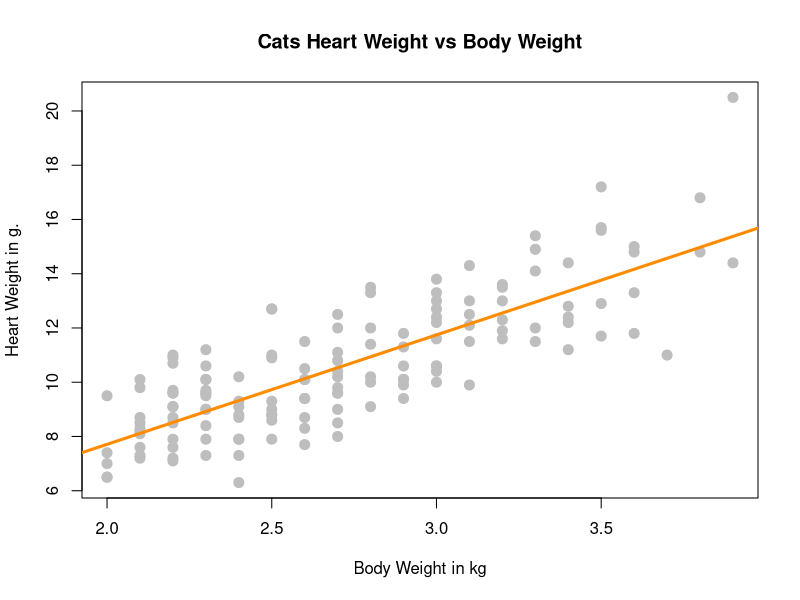
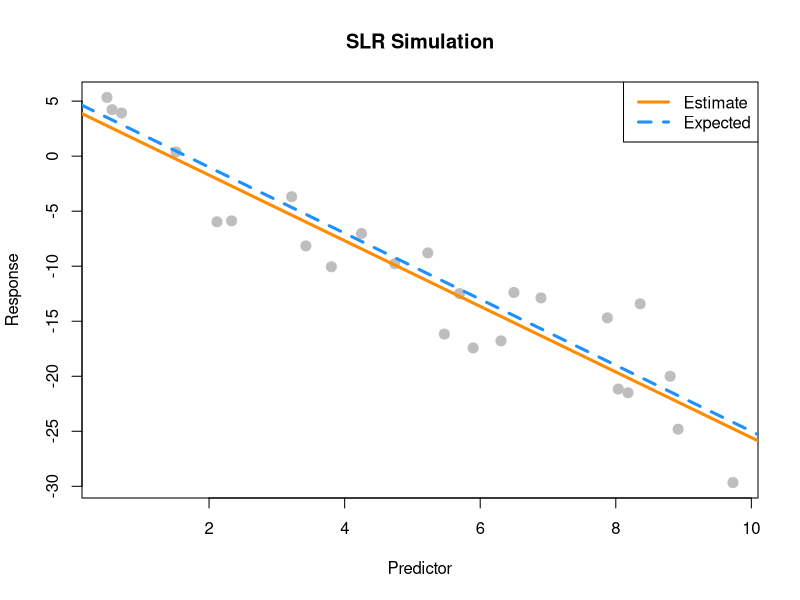
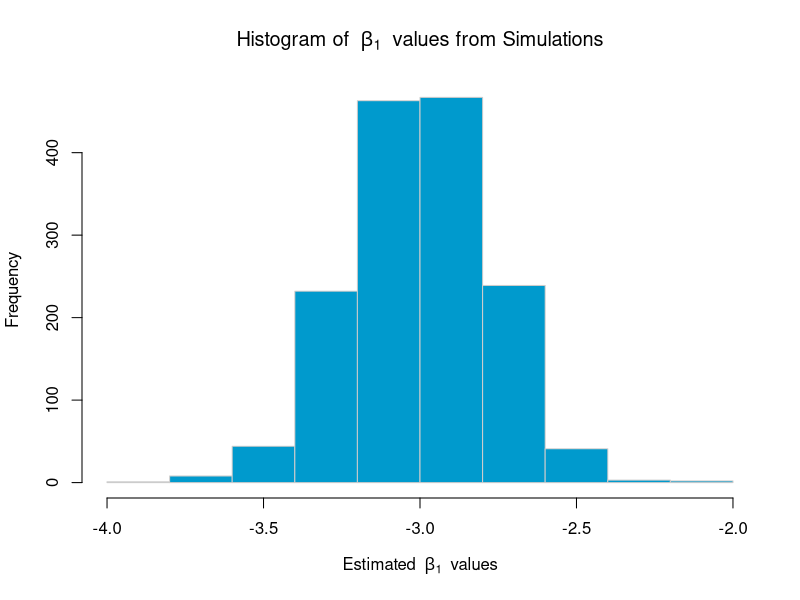
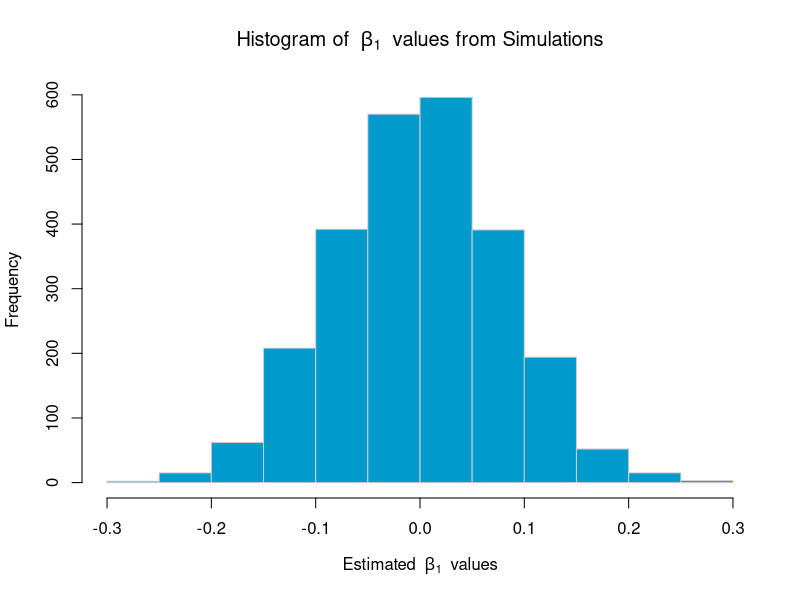
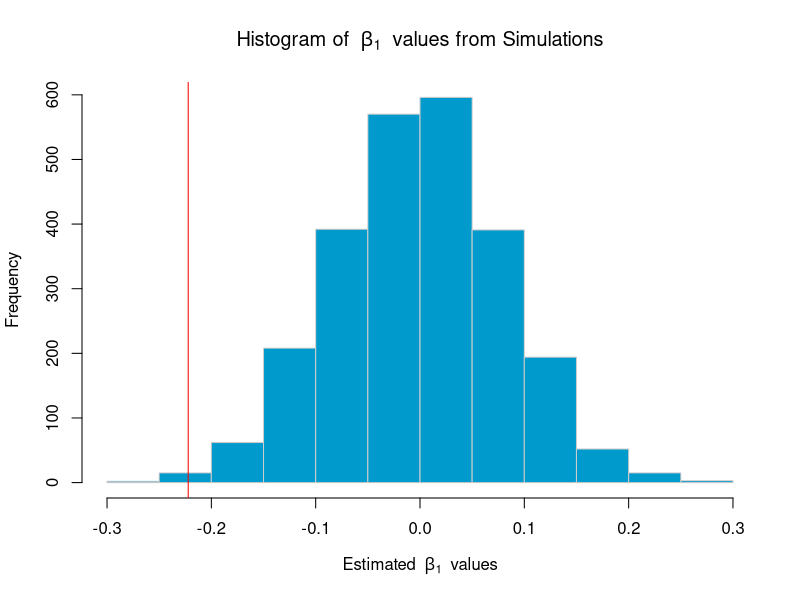

Write R code to recreate these figures, in order.
## ---- chunk 1
cats <- MASS::cats
cat_model <- lm(Hwt ~ Bwt, data = cats)
summary(cat_model)
## ---- chunk 2
cat_model$coefficients
## ---- chunk 3
(y_hat_31 <- predict(cat_model, newdata = data.frame(Bwt = 3.1)))
## ---- chunk 4
3.1 %in% cats$Bwt
## ---- chunk 5
(max_y_in_data <- max(cats[cats$Bwt == 3.1, ]$Hwt))
(min_y_in_data <- min(cats[cats$Bwt == 3.1, ]$Hwt))

(res_on_max <- max_y_in_data - y_hat_31)
(res_on_min <- min_y_in_data - y_hat_31)
## ---- chunk 6
(coeff_deter <- summary(cat_model)$r.squared)
## ---- chunk 7
(y_hat_15 <- predict(cat_model, newdata = data.frame(Bwt = 1.5)))
## ---- chunk 8
1.5 <= max(cats$Bwt) & 1.5 >= min(cats$Bwt)
## ---- chunk 9
plot(Hwt ~ Bwt, data = cats,
     xlab = "Body Weight in kg",
     ylab = "Heart Weight in g.",
     main = "Cats Heart Weight vs Body Weight",
     pch = 20,
     cex = 2,
     col = "grey"
     )
abline(cat_model, lwd = 3, col = "darkorange")
## ---- chunk 10
summary(cat_model)$r.squared
## ---- chunk 11
get_sd_est <- function(fitted_vals, actual_vals, mle = FALSE) {
  n <- length(actual_vals)
  e_2 <- sum((actual_vals - fitted_vals) ^ 2)
  ifelse(mle, sqrt(e_2 / n), sqrt(e_2 / (n-2)))
}

## ---- chunk 12
y_hat <- cat_model$fitted.values
y <- cats$Hwt
(s_e <- get_sd_est(fitted_vals = y_hat, actual_vals = y))
## ---- chunk 13
(s_d <- get_sd_est(fitted_vals = y_hat, actual_vals = y, mle = TRUE))
## ---- chunk 14
all.equal(summary(cat_model)$sigma, s_e)
all.equal(summary(cat_model)$sigma, s_d)
## ---- chunk 15
birthday = 19820426
set.seed(birthday)
## ---- chunk 16
x = runif(n = 25, 0, 10)
## ---- chunk 17
sim_slr <- function(x, beta_0 = 10, beta_1 = 5, sigma = 1) {
  n <- length(x)
  epsilon <- rnorm(n = n, mean = 0, sd = sigma)
  y <- beta_0 + beta_1 * x + epsilon
  data.frame(predictor = x, response = y)
}
## ---- chunk 18
beta_0 <- 5
beta_1 <- -3
n <- 25
sigma <- sqrt(10.24)
sim_data <- sim_slr(x = x, beta_0 = beta_0, beta_1 = beta_1, sigma = sigma)
## ---- chunk 19
sim_model <- lm(response ~ predictor, data = sim_data)
(beta_0_hat <- sim_model$coefficients[1])
(beta_1_hat <- sim_model$coefficients[2])
## ---- chunk 20
plot_simulation <- function (sim_data, sim_model, beta_0 = 5, beta_1 = -3) {
  plot(response ~ predictor, data = sim_data,
       xlab = "Predictor",
       ylab = "Response",
       main = "SLR Simulation",
       pch = 20,
       cex = 2,
       col = "grey",
       ylim = c(min(response), max(response))
       )
  abline(sim_model, lwd = 3, col = "darkorange")
  abline(beta_0, beta_1, lwd = 3, lty = 2, col = "dodgerblue")
  
  legend("topright", c("Estimate", "Expected"), 
         lty = c(1, 2),
         lwd = 3,
         col = c("darkorange", "dodgerblue"))
}

plot_simulation(sim_data, sim_model)
## ---- chunk 21
loop_simulation <- function (x_vals, num_simulations = 1500, beta_0 = 5, beta_1 = -3, sigma = sqrt(10.24)) {
  beta_hat_1 <- rep(0, num_simulations)
  beta_hat_0 <- rep(0, num_simulations)
  for (i in 1:num_simulations) {
    sim_data <- sim_slr(x = x_vals, beta_0 = beta_0, beta_1 = beta_1, sigma = sigma)
    sim_model <- lm(response ~ predictor, data = sim_data)
    beta_hat_0[i] <- sim_model$coefficients[1]
    beta_hat_1[i] <- sim_model$coefficients[2]
  }
  beta_hat_1
}
## ---- chunk 22
beta_hat_1 <- loop_simulation(x, sigma = sigma)
head(beta_hat_1)
## ---- chunk 23
(sim_mean <- mean(beta_hat_1))
(sim_sd <- sd(beta_hat_1))
## ---- chunk 24
sim_hist <- function(beta_hat_1) {
  hist(beta_hat_1,
       xlab   = "Estimated " ~ beta[1] ~ " values",
       main   = "Histogram of " ~ beta[1] ~ " values from Simulations",
       col  = "deepskyblue3",
       border = "gray80"
       )
}
sim_hist(beta_hat_1)
## ---- chunk 25
birthday = 19820426
set.seed(birthday)
## ---- chunk 26
x = runif(n = 75, 0, 10)
## ---- chunk 27
beta_hat_1 <- loop_simulation(x, num_simulations = 2500, beta_0 = 3, beta_1 = 0, sigma = 2)
## ---- chunk 28
sim_hist(beta_hat_1)
## ---- chunk 29
library(readr)
skeptic <- read_csv("skeptic.csv")
skeptic_model <- lm(response ~ predictor, skeptic)
(skeptic_beta_hat_1 <- skeptic_model$coefficients[2])
## ---- chunk 30
sim_hist(beta_hat_1)
abline(v = skeptic_beta_hat_1, col = "red")
## ---- chunk 31
(proportion <- sum(beta_hat_1 < skeptic_beta_hat_1) / length(beta_hat_1))
proportion * 2
## ---- chunk 32
beta_hat_1_mean <- mean(beta_hat_1)
beta_hat_1_sd <- sd(beta_hat_1)
k_sd_from_mean <- (beta_hat_1_mean - skeptic_beta_hat_1) / beta_hat_1_sd
## ---- chunk 33
pnorm(unname(skeptic_beta_hat_1), mean = beta_hat_1_mean, sd = beta_hat_1_sd)
## ---- chunk 34
data(Ozone, package = "mlbench")
Ozone = Ozone[, c(4, 6, 7, 8)]
colnames(Ozone) = c("ozone", "wind", "humidity", "temp")
Ozone = Ozone[complete.cases(Ozone), ]
## ---- chunk 35
library(knitr)

model_wind <- lm(ozone ~ wind, data = Ozone)
model_humi <- lm(ozone ~ humidity, data = Ozone)
model_temp <- lm(ozone ~ temp, data = Ozone)

calculate_rmse <- function(model) {
  sqrt(sum(model$residuals ^ 2) / (nrow(model$model)))
}

results <- data.frame(
  row.names = c("Wind","Humidity","Temp"),
  "r_squared" = c(summary(model_wind)$r.squared,
                  summary(model_humi)$r.squared,
                  summary(model_temp)$r.squared),
  "RMSE" = c(calculate_rmse(model_wind),
             calculate_rmse(model_humi),
             calculate_rmse(model_temp))
)

kable(results, 
      col.names = c("R^2", "RMSE"),
      caption = "Comparing Ozone models with 3 different predictors")
